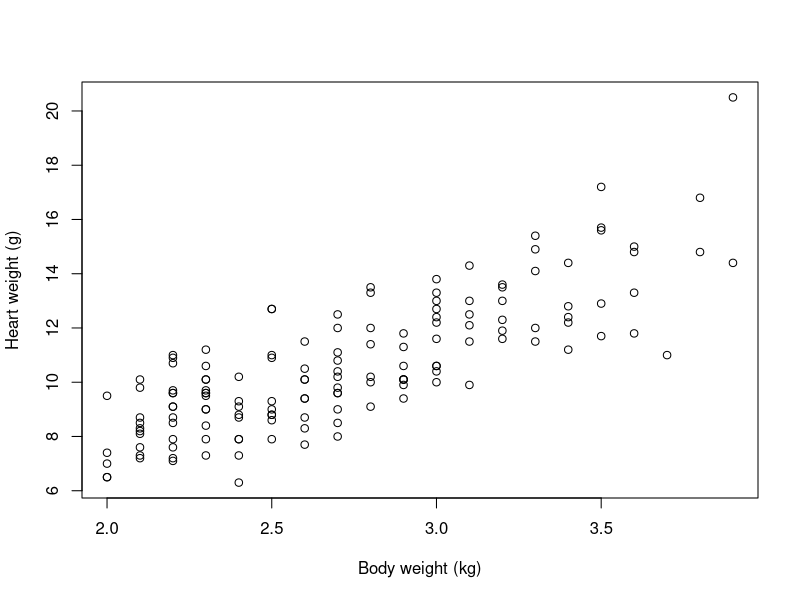
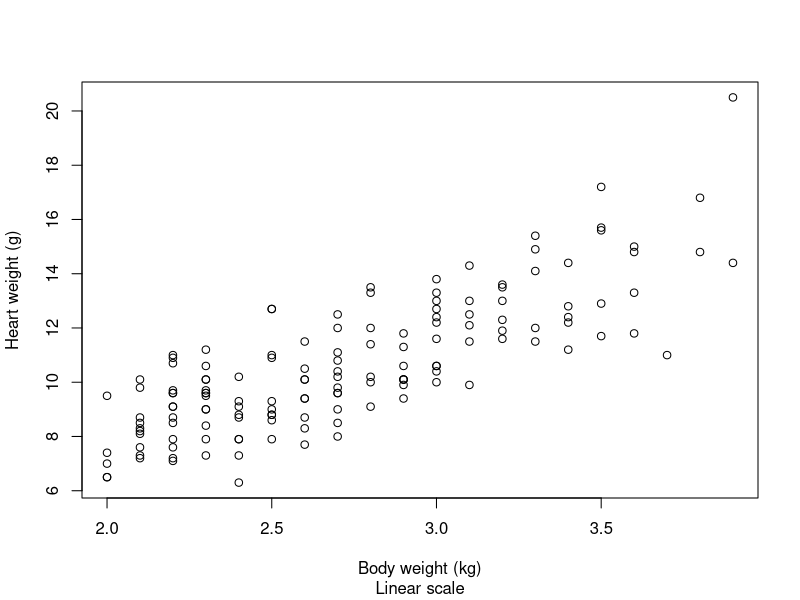
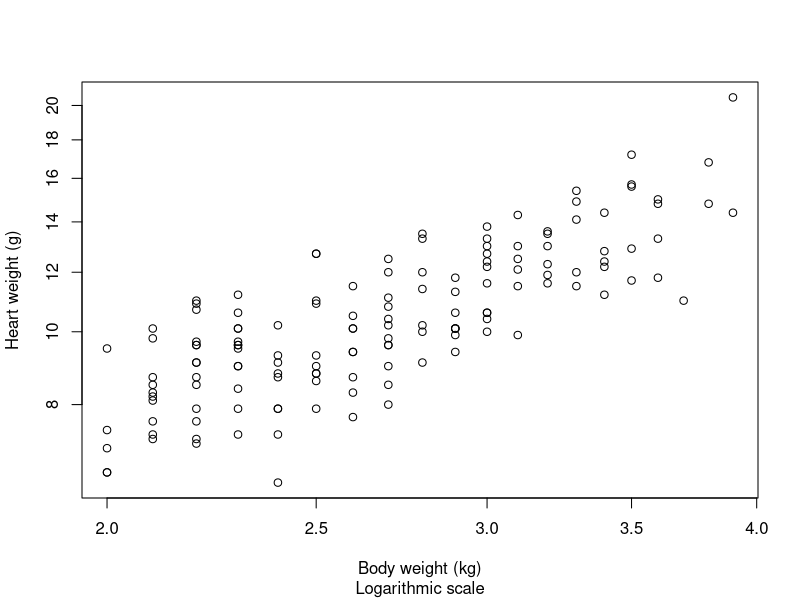

Write R code to recreate these figures, in order.
## ---- chunk 1
knitr::include_graphics("http://apod.nasa.gov/apod/image/1302/ringshexagon_cassini_1016.jpg")
## ---- chunk 2
library(MASS)
data(cats)
plot(Hwt ~ Bwt, data=cats, xlab="Body weight (kg)", ylab="Heart weight (g)")
## ---- chunk 3
with(cats, cor(Hwt, Bwt))
## ---- chunk 4
plot(Hwt ~ Bwt, data=cats, xlab="Body weight (kg)",
     ylab="Heart weight (g)", sub="Linear scale")
plot(Hwt ~ Bwt, data=cats, log="xy", xlab="Body weight (kg)",
     ylab="Heart weight (g)", sub="Logarithmic scale")
## ---- chunk 5
coefficients(summary(lm(Hwt ~ Bwt, data=cats)))
## ---- chunk 6
library(knitr) # Only need this the first time!
kable(coefficients(summary(lm(Hwt ~ Bwt, data=cats))))
## ---- chunk 7
lm(Hwt ~ Bwt, data=cats)
